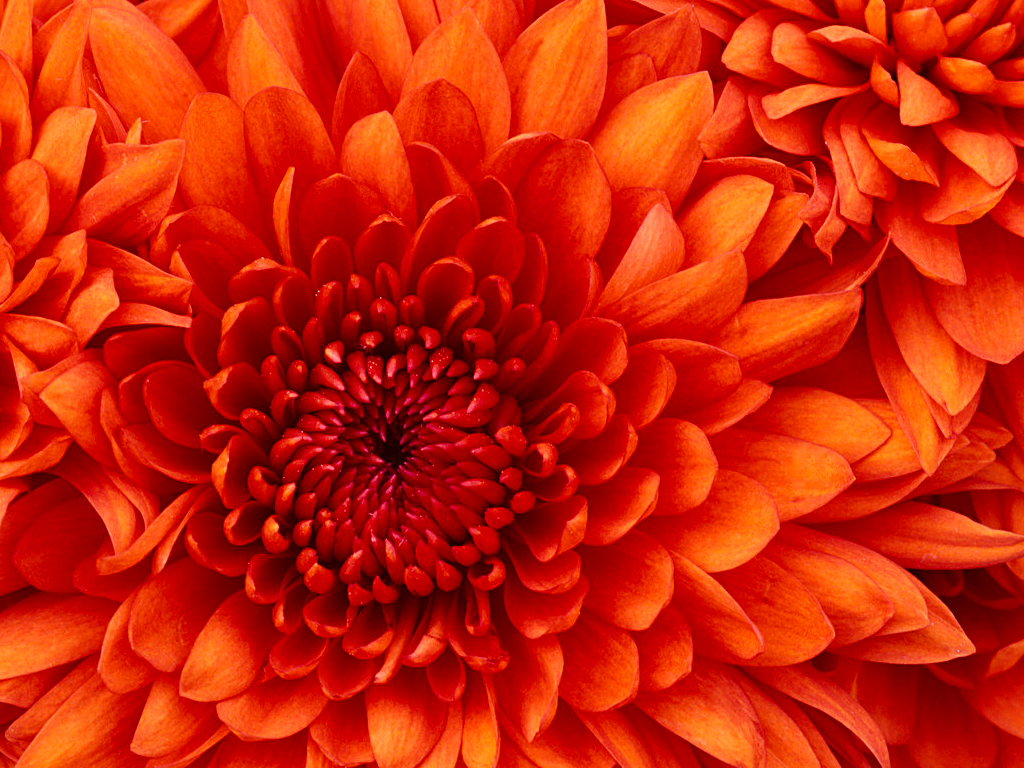
#> input picture All Files/Images/Chrysanthemum.jpg, 1024 x 768 px
$ python image_processing1.py
#> lines starting #> are read from the running program, lines starting #| are printed output that depends on the picture
from PIL import Image

img = Image.open('Chrysanthemum.jpg')
#> img is the input picture: PIL image 1024x768 RGB; mean R, G, B 203.1, 35.5, 9.2
print('Img', img.format)
#| Img JPEG
print('Img', img.size)
#| Img (1024, 768)
# img.show()
print('----------------------------------')
img1 = Image.open('Desert.jpg')
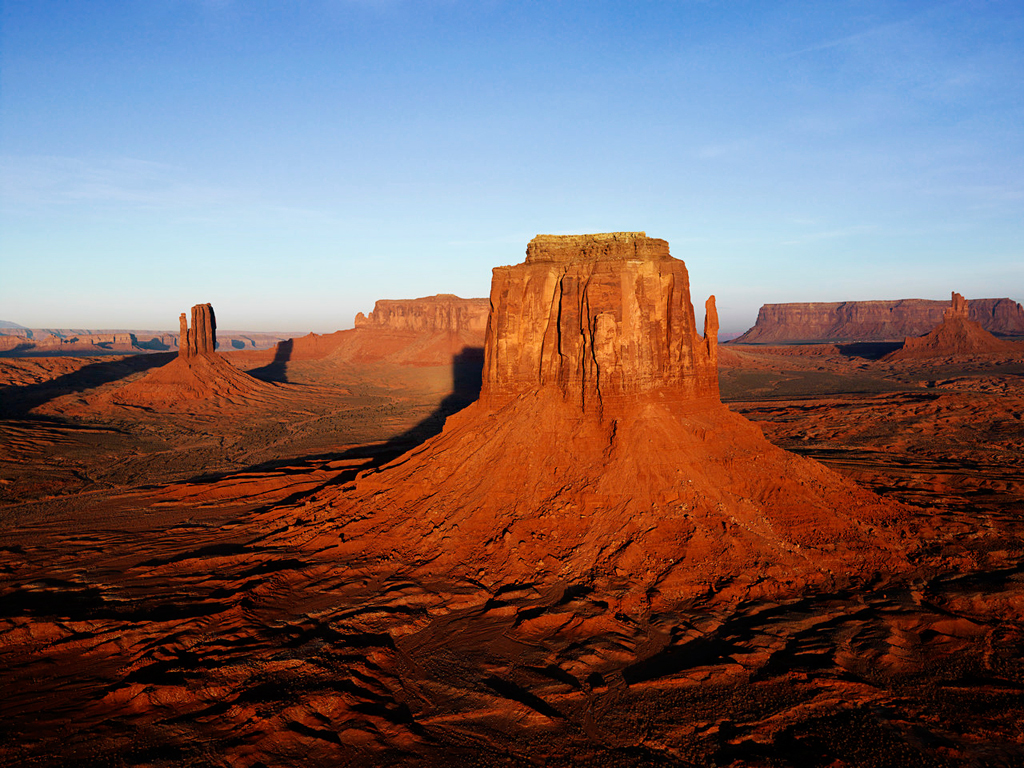
#> input picture All Files/Images/Desert.jpg, 1024 x 768 px
#> img1 is the input picture: PIL image 1024x768 RGB; mean R, G, B 119.4, 99.2, 100.1
print('Img1', img1.format)
#| Img1 JPEG
print('Img1', img1.size)
#| Img1 (1024, 768)
print('----------------------------------')

img2 = Image.open('Lighthouse.jpg')
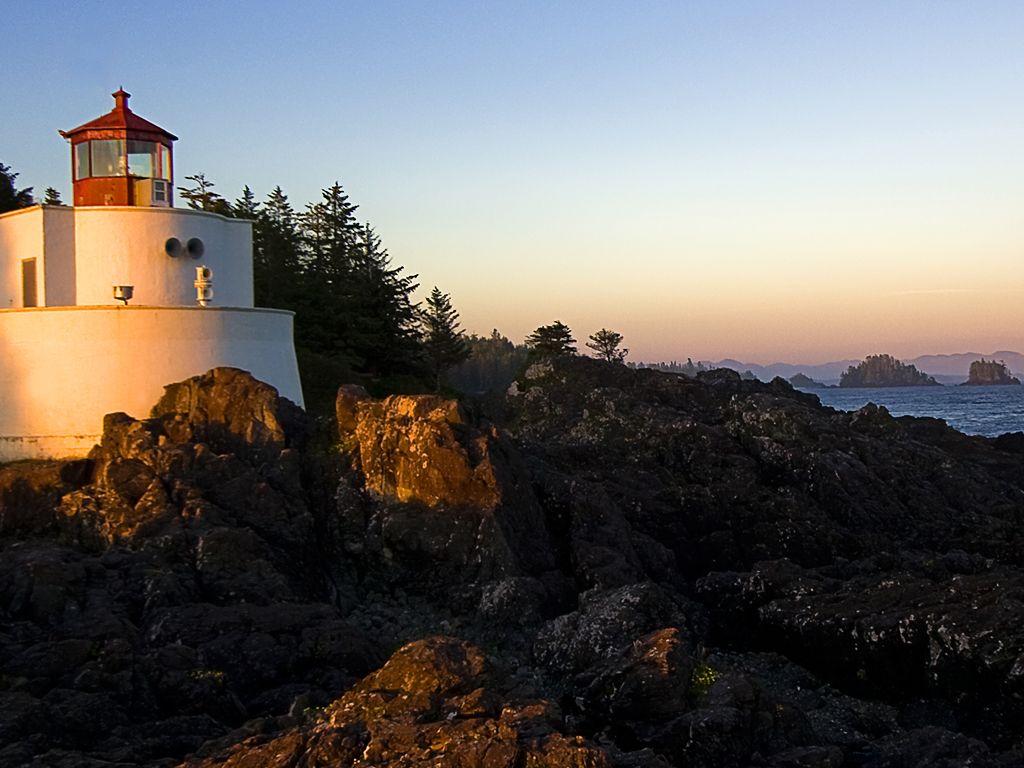
#> input picture All Files/Images/Lighthouse.jpg, 1024 x 768 px
#> img2 is the input picture: PIL image 1024x768 RGB; mean R, G, B 104.2, 100.9, 98.4
print('Img2 ', img2.format)
#| Img2  JPEG
print('Img2 ', img2.size)
#| Img2  (1024, 768)

'''
# Cropping

area = (100, 100, 300, 300)
img_crop = img.crop(area)

# img_crop.show()
print(img_crop.size)
# Merging
img_crop, img1
area1 = (200, 200, 400, 400)
img1.paste(img_crop, area1)
# img1.show()

# Split Colors

r, b, g = img1.split()
r.show()
b.show()
g.show()
'''
# split merge

r1, g1, b1 = img.split()
r2, g2, b2 = img1.split()
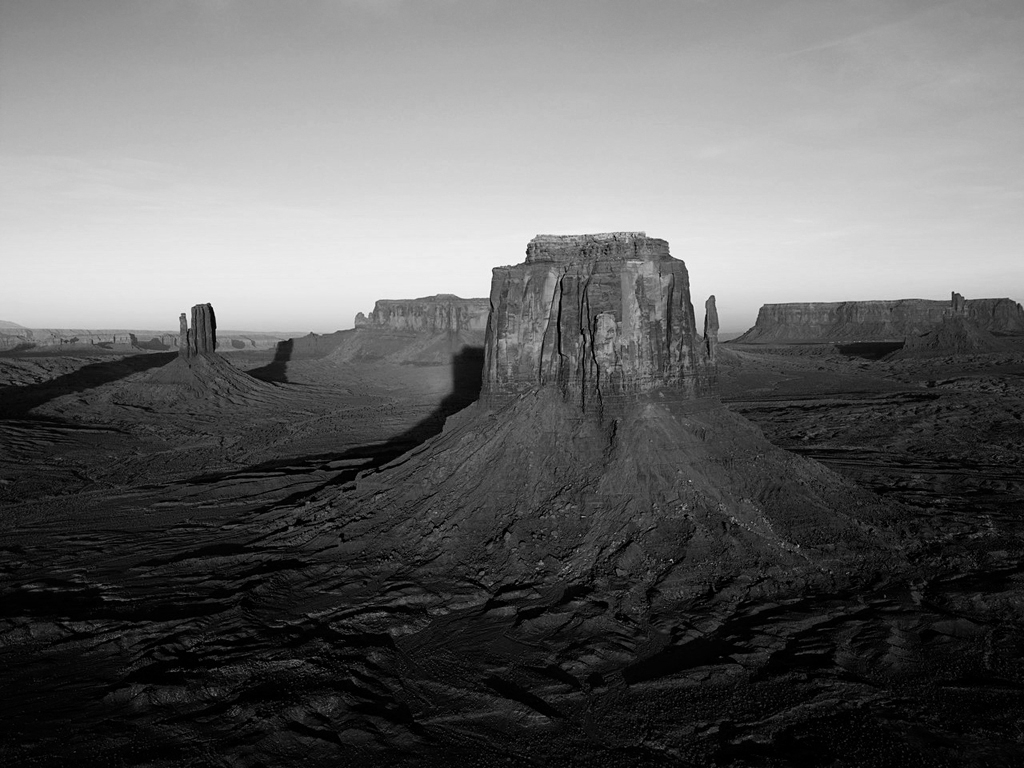
#> g2: PIL image 1024x768 L; min 0, max 253, mean 99.2
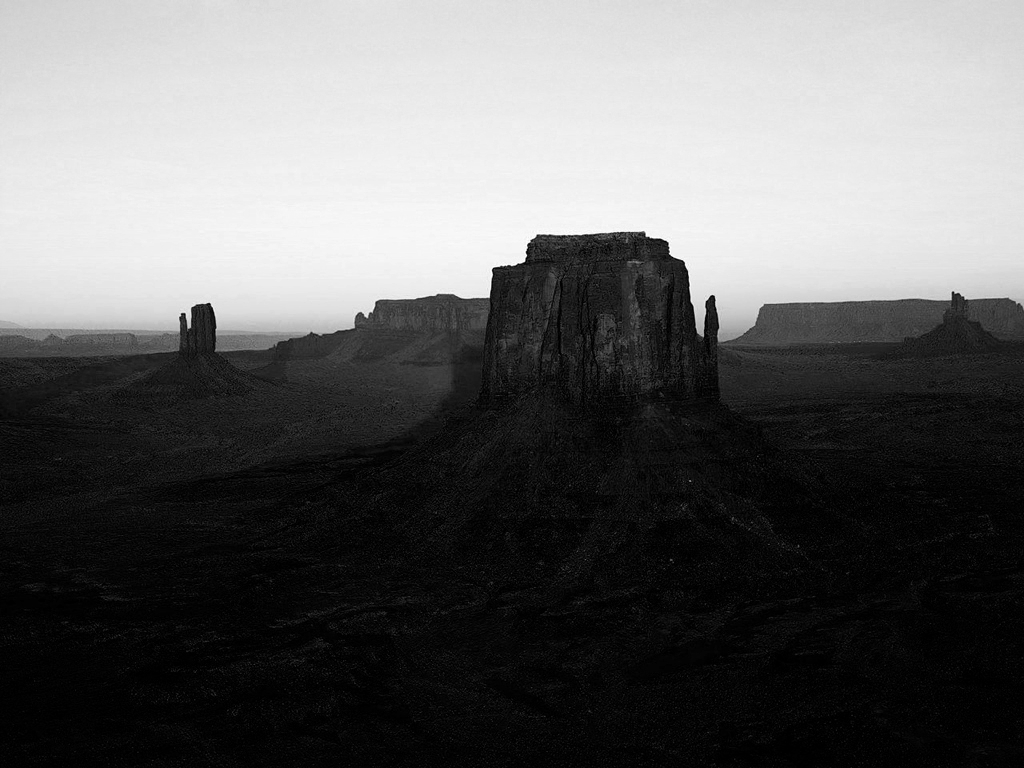
#> b2: PIL image 1024x768 L; min 0, max 255, mean 100.1

new_img = Image.merge("RGB", (r1, g2, b2))
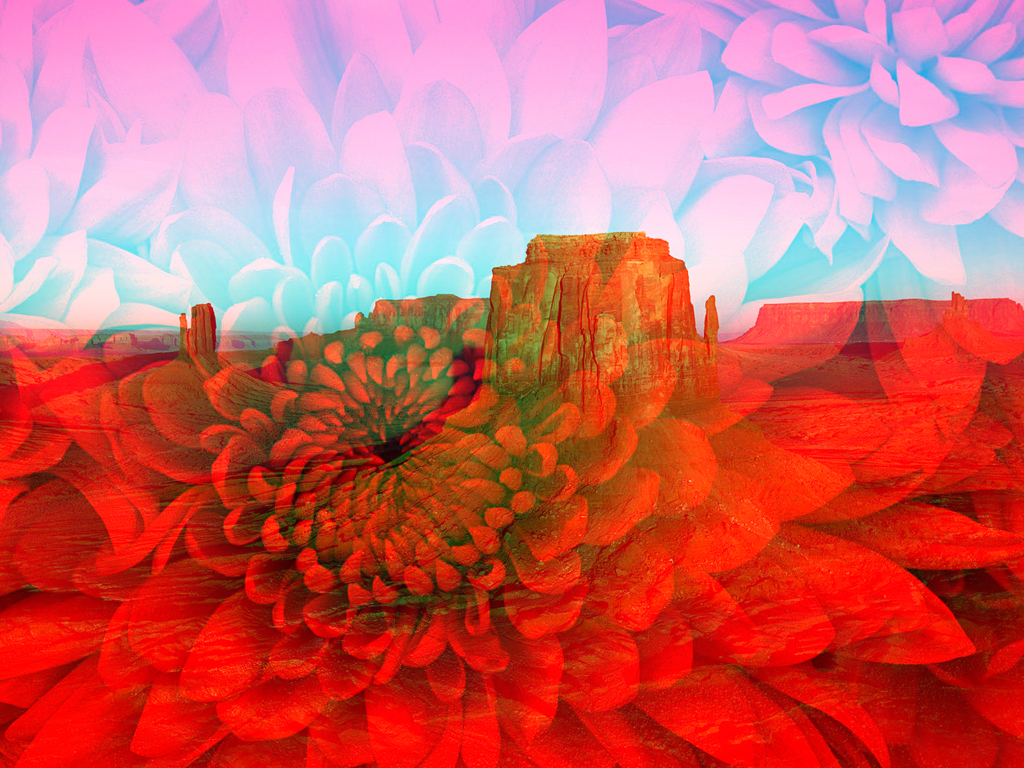
#> new_img: PIL image 1024x768 RGB; mean R, G, B 203.1, 99.2, 100.1

new_img.show()
